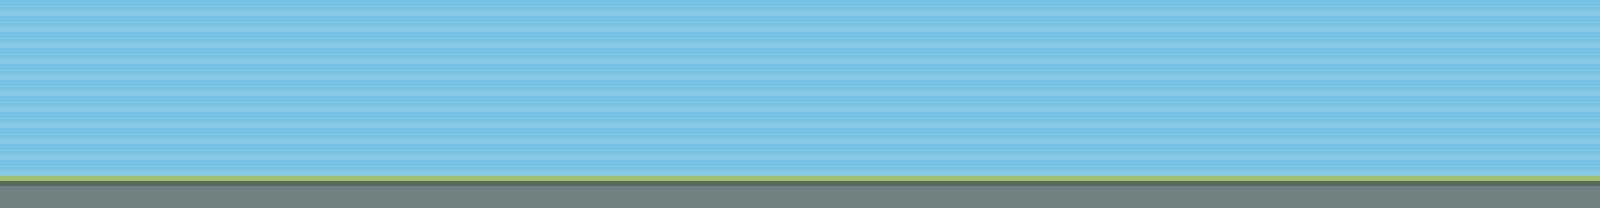

Tiled map render using the project's own tile images. Description and the map definition, with tile-layer contents summarised, below:
An orthogonal 100x13 tile map with 16x16 px tiles, 1 tile layer (Слой тайлов 1), 2 tilesets and 2 objects.

<map version="1.2" tiledversion="1.2.4" orientation="orthogonal" renderorder="right-down" width="100" height="13" tilewidth="16" tileheight="16" infinite="0" nextlayerid="4" nextobjectid="4">
 <tileset firstgid="1" source="Walking Platforms 8.tsx" />
 <tileset firstgid="2161" source="sky.tsx" />
 <layer id="1" name="Слой тайлов 1" width="100" height="13">
  <data>[1300 cells, 1300 non-empty, 11 distinct tile ids]</data>
 </layer>
 <objectgroup id="2" name="ground">
  <object id="2" x="1" y="176" width="1600" height="33" />
  <object id="3" x="483" y="196" />
 </objectgroup>
 <imagelayer id="3" name="church" offsetx="-30" offsety="-24">
  <image source="1gm.png" width="300" height="200" />
 </imagelayer>
</map>
